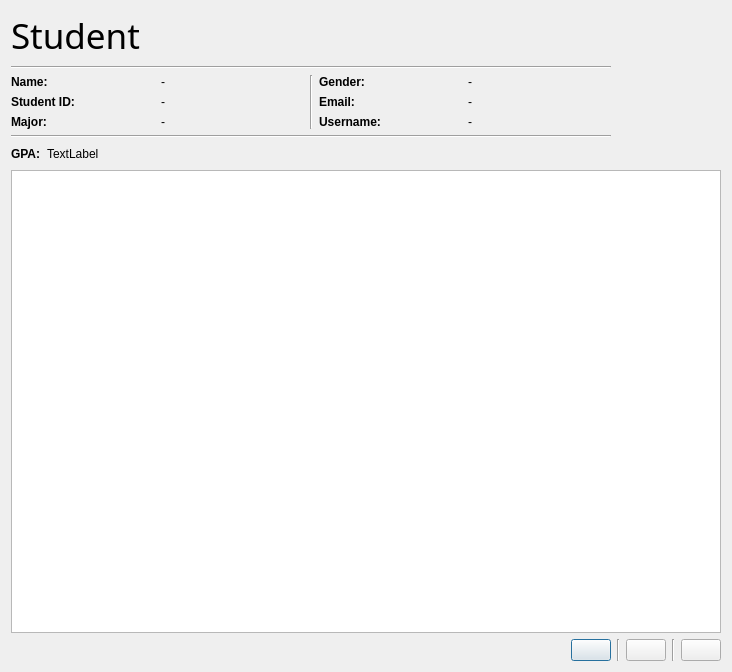
<?xml version="1.0" encoding="UTF-8"?>
<ui version="4.0">
 <class>StudentPage</class>
 <widget class="QDialog" name="StudentPage">
  <property name="geometry">
   <rect>
    <x>0</x>
    <y>0</y>
    <width>732</width>
    <height>672</height>
   </rect>
  </property>
  <property name="windowTitle">
   <string>Dialog</string>
  </property>
  <layout class="QGridLayout" name="gridLayout">
   <item row="2" column="0" colspan="2">
    <layout class="QHBoxLayout" name="horizontalLayout_13">
     <item>
      <layout class="QVBoxLayout" name="verticalLayout_4">
       <item>
        <layout class="QHBoxLayout" name="horizontalLayout_14">
         <item>
          <widget class="QLabel" name="label_13">
           <property name="font">
            <font>
             <weight>75</weight>
             <bold>true</bold>
            </font>
           </property>
           <property name="text">
            <string>Name:</string>
           </property>
          </widget>
         </item>
         <item>
          <widget class="QLabel" name="label_fullname">
           <property name="text">
            <string>-</string>
           </property>
          </widget>
         </item>
        </layout>
       </item>
       <item>
        <layout class="QHBoxLayout" name="horizontalLayout_15">
         <item>
          <widget class="QLabel" name="label_14">
           <property name="font">
            <font>
             <weight>75</weight>
             <bold>true</bold>
            </font>
           </property>
           <property name="text">
            <string>Student ID:</string>
           </property>
          </widget>
         </item>
         <item>
          <widget class="QLabel" name="label_id">
           <property name="text">
            <string>-</string>
           </property>
          </widget>
         </item>
        </layout>
       </item>
       <item>
        <layout class="QHBoxLayout" name="horizontalLayout_16">
         <item>
          <widget class="QLabel" name="label_15">
           <property name="font">
            <font>
             <weight>75</weight>
             <bold>true</bold>
            </font>
           </property>
           <property name="text">
            <string>Major:</string>
           </property>
          </widget>
         </item>
         <item>
          <widget class="QLabel" name="label_major">
           <property name="text">
            <string>-</string>
           </property>
          </widget>
         </item>
        </layout>
       </item>
      </layout>
     </item>
     <item>
      <widget class="Line" name="line_4">
       <property name="orientation">
        <enum>Qt::Vertical</enum>
       </property>
      </widget>
     </item>
     <item>
      <layout class="QVBoxLayout" name="verticalLayout_5">
       <item>
        <layout class="QHBoxLayout" name="horizontalLayout_17">
         <item>
          <widget class="QLabel" name="label_16">
           <property name="font">
            <font>
             <weight>75</weight>
             <bold>true</bold>
            </font>
           </property>
           <property name="text">
            <string>Gender:</string>
           </property>
          </widget>
         </item>
         <item>
          <widget class="QLabel" name="label_gender">
           <property name="text">
            <string>-</string>
           </property>
          </widget>
         </item>
        </layout>
       </item>
       <item>
        <layout class="QHBoxLayout" name="horizontalLayout_18">
         <item>
          <widget class="QLabel" name="label_17">
           <property name="font">
            <font>
             <weight>75</weight>
             <bold>true</bold>
            </font>
           </property>
           <property name="text">
            <string>Email:</string>
           </property>
          </widget>
         </item>
         <item>
          <widget class="QLabel" name="label_email">
           <property name="text">
            <string>-</string>
           </property>
          </widget>
         </item>
        </layout>
       </item>
       <item>
        <layout class="QHBoxLayout" name="horizontalLayout_19">
         <item>
          <widget class="QLabel" name="label_18">
           <property name="font">
            <font>
             <weight>75</weight>
             <bold>true</bold>
            </font>
           </property>
           <property name="text">
            <string>Username:</string>
           </property>
          </widget>
         </item>
         <item>
          <widget class="QLabel" name="label_username_2">
           <property name="text">
            <string>-</string>
           </property>
          </widget>
         </item>
        </layout>
       </item>
      </layout>
     </item>
    </layout>
   </item>
   <item row="3" column="0" colspan="2">
    <widget class="Line" name="line_2">
     <property name="orientation">
      <enum>Qt::Horizontal</enum>
     </property>
    </widget>
   </item>
   <item row="6" column="1">
    <widget class="QPushButton" name="pushButton_chooseElective">
     <property name="text">
      <string/>
     </property>
     <property name="icon">
      <iconset resource="resources.qrc">
       <normaloff>:/resource/img/choose.png</normaloff>:/resource/img/choose.png</iconset>
     </property>
     <property name="iconSize">
      <size>
       <width>40</width>
       <height>40</height>
      </size>
     </property>
    </widget>
   </item>
   <item row="0" column="0" colspan="2">
    <widget class="QLabel" name="label_6">
     <property name="font">
      <font>
       <family>Bebas Neue</family>
       <pointsize>26</pointsize>
      </font>
     </property>
     <property name="text">
      <string>Student</string>
     </property>
    </widget>
   </item>
   <item row="1" column="0" colspan="2">
    <widget class="Line" name="line_3">
     <property name="orientation">
      <enum>Qt::Horizontal</enum>
     </property>
    </widget>
   </item>
   <item row="6" column="3">
    <widget class="QPushButton" name="pushButton_print">
     <property name="text">
      <string/>
     </property>
     <property name="icon">
      <iconset resource="resources.qrc">
       <normaloff>:/resource/img/print.png</normaloff>:/resource/img/print.png</iconset>
     </property>
     <property name="iconSize">
      <size>
       <width>40</width>
       <height>40</height>
      </size>
     </property>
    </widget>
   </item>
   <item row="6" column="5">
    <widget class="QPushButton" name="pushButton_logout">
     <property name="text">
      <string/>
     </property>
     <property name="icon">
      <iconset resource="resources.qrc">
       <normaloff>:/resource/img/logout.png</normaloff>:/resource/img/logout.png</iconset>
     </property>
     <property name="iconSize">
      <size>
       <width>40</width>
       <height>40</height>
      </size>
     </property>
    </widget>
   </item>
   <item row="5" column="0" colspan="6">
    <widget class="QTableView" name="tableView_result"/>
   </item>
   <item row="4" column="0">
    <layout class="QHBoxLayout" name="horizontalLayout">
     <item>
      <widget class="QLabel" name="label">
       <property name="font">
        <font>
         <weight>75</weight>
         <bold>true</bold>
        </font>
       </property>
       <property name="text">
        <string>GPA:</string>
       </property>
      </widget>
     </item>
     <item>
      <widget class="QLabel" name="label_GPA">
       <property name="text">
        <string>TextLabel</string>
       </property>
      </widget>
     </item>
     <item>
      <spacer name="horizontalSpacer">
       <property name="orientation">
        <enum>Qt::Horizontal</enum>
       </property>
       <property name="sizeHint" stdset="0">
        <size>
         <width>40</width>
         <height>20</height>
        </size>
       </property>
      </spacer>
     </item>
    </layout>
   </item>
   <item row="0" column="3" rowspan="5" colspan="3">
    <widget class="QLabel" name="label_2">
     <property name="styleSheet">
      <string notr="true">image: url(:/resource/img/logo.png);</string>
     </property>
     <property name="text">
      <string/>
     </property>
    </widget>
   </item>
   <item row="6" column="2">
    <widget class="Line" name="line">
     <property name="orientation">
      <enum>Qt::Vertical</enum>
     </property>
    </widget>
   </item>
   <item row="6" column="4">
    <widget class="Line" name="line_5">
     <property name="orientation">
      <enum>Qt::Vertical</enum>
     </property>
    </widget>
   </item>
  </layout>
 </widget>
 <resources>
  <include location="resources.qrc"/>
 </resources>
 <connections/>
</ui>
